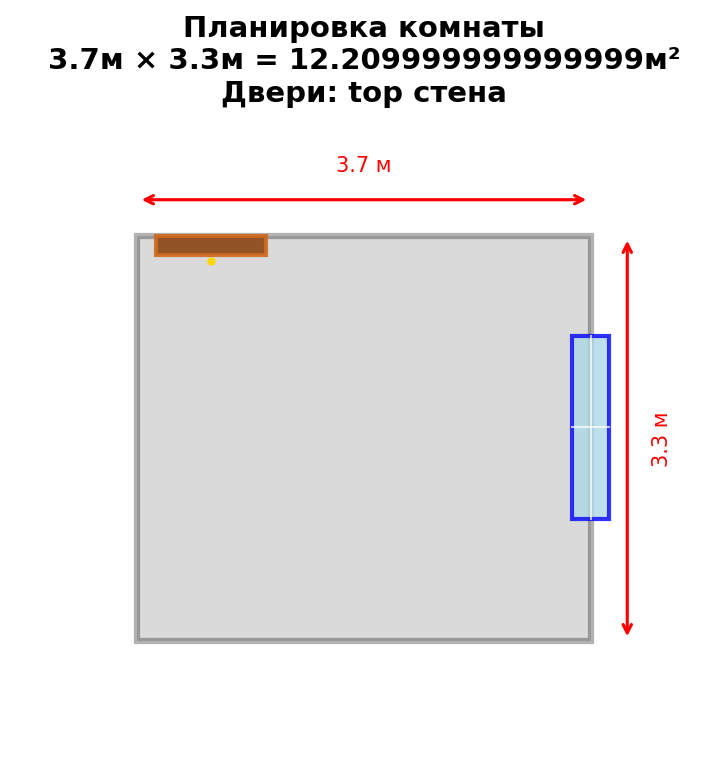
#> input picture floorplan.png, 727 x 778 px
$ python -i door_detector.py   (imports and definitions only)   (older library calls are emulated)
#> lines starting #> are read from the running program, lines starting #| are printed output that depends on the picture; after the words box and inside, x2 and y2 are one past the last pixel; in counts of white or black regions, pixels touching at a corner belong together
#> further down, picture is the input picture: shape (778, 727, 3); mean B, G, R 234.4, 233.9, 235.4
import cv2
import numpy as np
from typing import List, Dict, Tuple
from dataclasses import dataclass


@dataclass
class DetectedDoor:
    """Обнаруженная дверь на фото."""
    x: int
    y: int
    width: int
    height: int
    confidence: float
    wall_position: str  # 'left', 'right', 'center' (для определения стены)
    is_valid: bool = True
    has_glass: bool = False
    is_open: bool = False


class DoorDetectorCV:
    """
    Детектор дверей на фотографиях с использованием компьютерного зрения.
    """

    def __init__(self, min_area=30000, max_area=300000):
        """
        Args:
            min_area: Минимальная площадь двери в пикселях
            max_area: Максимальная площадь двери в пикселях
        """
        self.min_area = min_area
        self.max_area = max_area

        # Типичные параметры двери
        self.typical_door = {
            'aspect_ratio': (1.5, 3.5),  # Высота/ширина
            'relative_height': (0.5, 0.9),  # Относительная высота на фото
            'wall_margin': 0.1  # Отступ от края стены
        }

    def detect_doors(self, image: np.ndarray) -> List[DetectedDoor]:
        """
        Обнаружение дверей на изображении.

        Args:
            image: Изображение в формате BGR (OpenCV)

        Returns:
            Список обнаруженных дверей
        """
        gray = cv2.cvtColor(image, cv2.COLOR_BGR2GRAY)
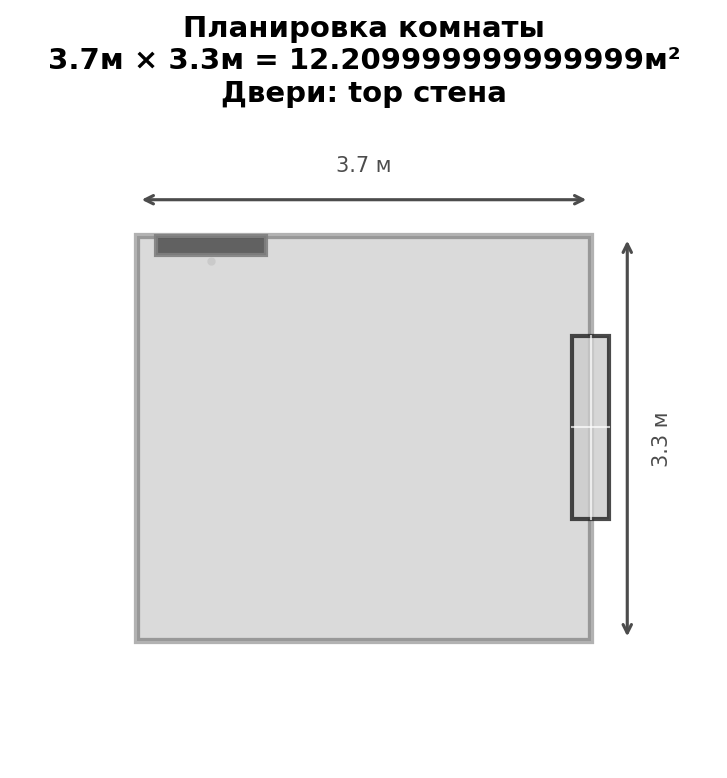
#> gray: shape (778, 727); min 0, max 255, mean 234.4
        img_height, img_width = image.shape[:2]
#> img_height = 778; img_width = 727

        # 1. Детекция вертикальных и горизонтальных линий (каркас двери)
        edges = cv2.Canny(gray, 50, 150)
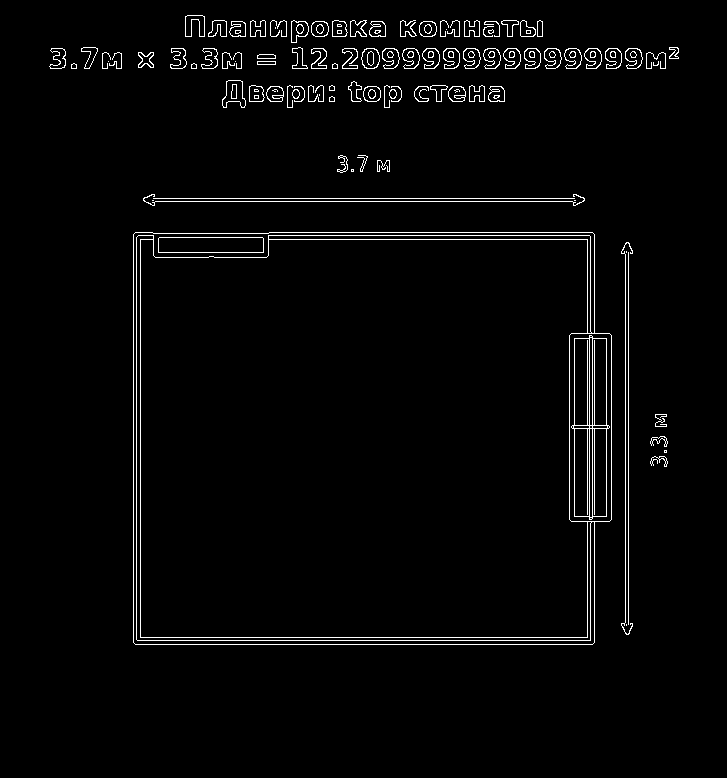
#> edges: shape (778, 727); 2.5% white in thin lines or dots, all inside (x1, y1, x2, y2) = (49, 15, 679, 645)

        # 2. Поиск прямоугольных контуров
        contours, _ = cv2.findContours(edges, cv2.RETR_EXTERNAL, cv2.CHAIN_APPROX_SIMPLE)
#> contours = 96 contours, 34 with area under 20; largest, box (x1, y1, x2, y2) and area: (133, 232, 612, 645) 193001, (222, 80, 246, 108) 409, (361, 48, 380, 69) 302, (291, 20, 309, 43) 272, (185, 15, 205, 37) 262

        doors = []

        # 3. Анализ яркости для поиска проемов (дверь обычно темнее стены или светлее)
        brightness = np.mean(gray)
#> brightness = 234.4

        # 4. Поиск областей с текстурой дерева/металла (для дверей)
        # Используем градиенты для детекции вертикальных линий
        sobel_x = cv2.Sobel(gray, cv2.CV_64F, 1, 0, ksize=3)
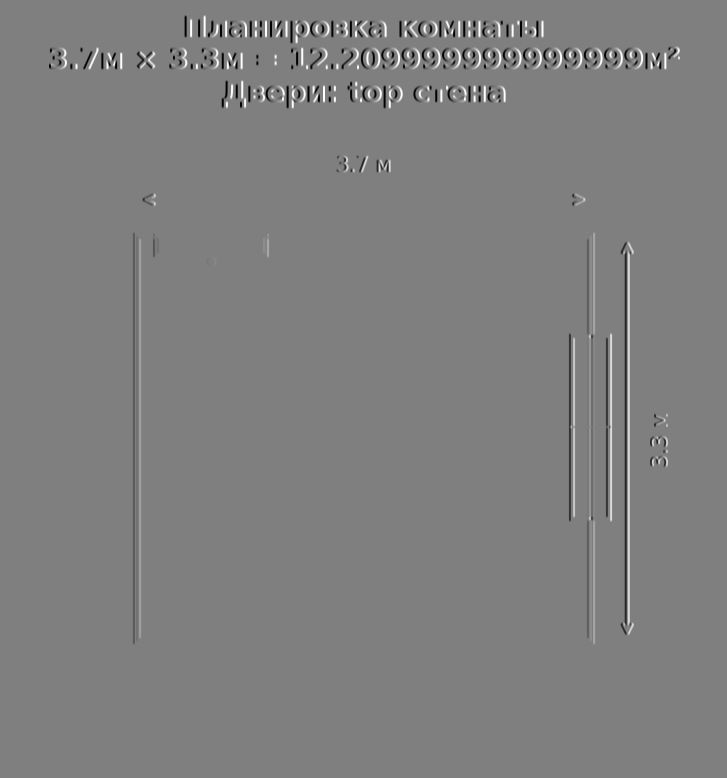
#> sobel_x: shape (778, 727) float64; min -1020, max 1020, mean 0; drawn with min black and max white
        sobel_y = cv2.Sobel(gray, cv2.CV_64F, 0, 1, ksize=3)
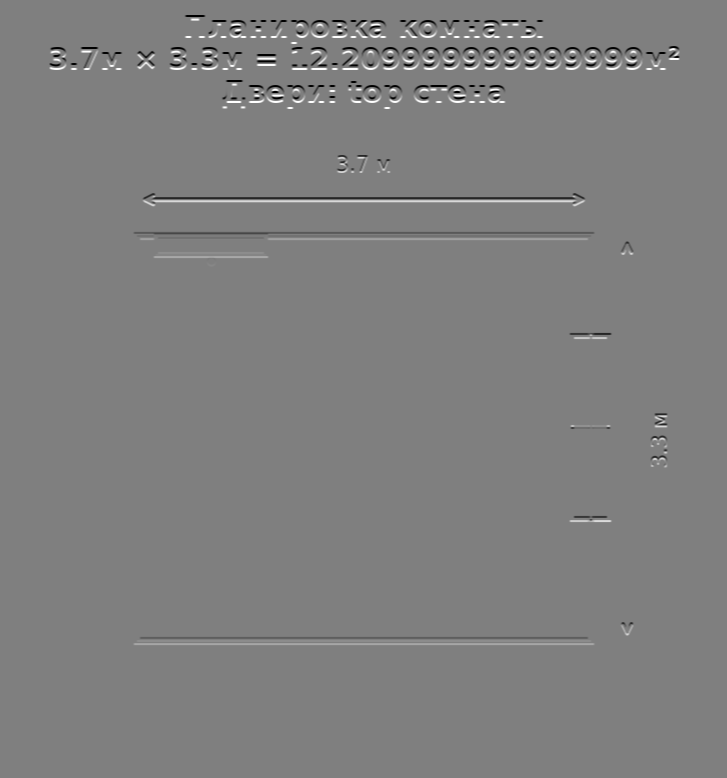
#> sobel_y: shape (778, 727) float64; min -1020, max 1020, mean 0; drawn with min black and max white
        magnitude = np.sqrt(sobel_x ** 2 + sobel_y ** 2)
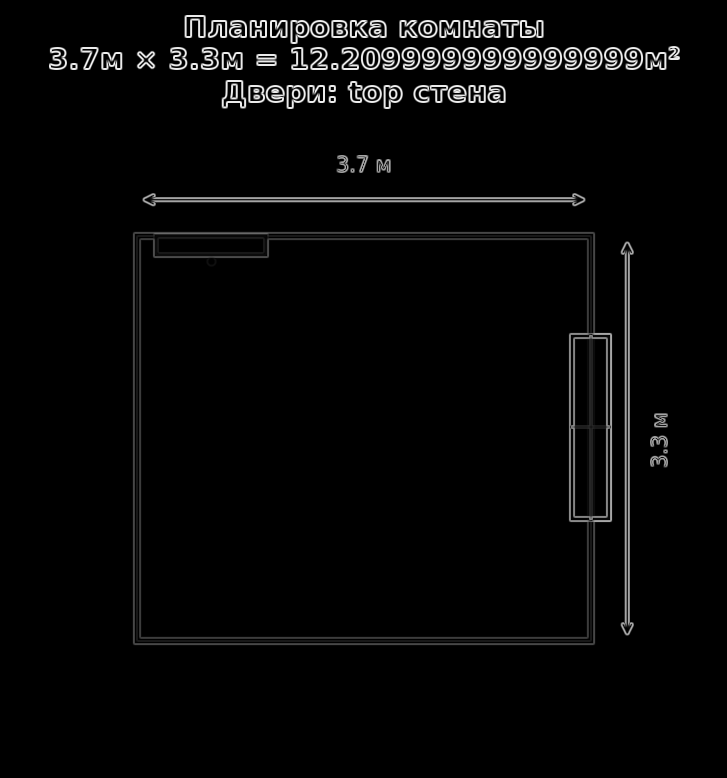
#> magnitude: shape (778, 727) float64; min 0, max 1104.7, mean 29.6; drawn with min black and max white

        # 5. Анализ каждого контура
        for contour in contours:
            # Аппроксимация контура
            epsilon = 0.02 * cv2.arcLength(contour, True)
            approx = cv2.approxPolyDP(contour, epsilon, True)

            # Дверь должна иметь 4 угла (прямоугольник)
            if len(approx) != 4:
                continue

            x, y, w, h = cv2.boundingRect(approx)
            area = w * h

            # Проверка площади
            if not (self.min_area < area < self.max_area):
                continue

            # Проверка соотношения сторон (дверь выше чем шире)
            aspect = h / float(w) if w > 0 else 0
            if not (self.typical_door['aspect_ratio'][0] < aspect < self.typical_door['aspect_ratio'][1]):
                continue

            # Проверка относительной высоты (дверь от пола до потолка или чуть ниже)
            relative_y_top = y / img_height
            relative_y_bottom = (y + h) / img_height

            if relative_y_bottom < 0.6:  # Дверь не может быть слишком высоко
                continue

            # Проверка заполненности контура
            rect_area = w * h
            contour_area = cv2.contourArea(contour)
            fill_ratio = contour_area / rect_area if rect_area > 0 else 0

            # Дверь должна быть достаточно заполнена (не просто рамка)
            if fill_ratio < 0.4:
                continue

            # Определение стены по горизонтальной позиции
            center_x = x + w / 2
            if center_x < img_width * 0.25:
                wall_position = 'left'
            elif center_x > img_width * 0.75:
                wall_position = 'right'
            else:
                wall_position = 'center'

            # Анализ ROI для определения типа двери
            roi = gray[y:y + h, x:x + w]
            roi_magnitude = magnitude[y:y + h, x:x + w]

            # 6. Детекция стеклянной двери (более светлая, меньше градиентов)
            mean_brightness = np.mean(roi)
            mean_gradient = np.mean(roi_magnitude)

            has_glass = False
            if mean_brightness > brightness * 1.1:  # Светлее среднего
                has_glass = True

            # 7. Детекция открытой двери (поиск угла)
            is_open = self._detect_open_door(contour, approx, w, h)

            # 8. Расчет уверенности
            confidence = self._calculate_confidence(
                aspect, fill_ratio, mean_gradient,
                relative_y_top, relative_y_bottom, area
            )

            is_valid = confidence > 0.35

            doors.append(DetectedDoor(
                x=x, y=y, width=w, height=h,
                confidence=confidence,
                wall_position=wall_position,
                is_valid=is_valid,
                has_glass=has_glass,
                is_open=is_open
            ))
#> this loop made 96 passes
#> epsilon on passes 2, 4, 5, 15, 16, 17, 18, 20, 21, 22, 23, 24: 1.96, 1.44, 2.62, 2.62, 1.75, 2.25, 0.377, 0.546, 0.546, 1.24, 1.13, 2.61
#> (epsilon, approx) on passes 1, 6, 7, 8, 10, 11: (0.04, [[626, 624], [626, 625]]), (14.88, [[628, 252], [628, 624]]), (0.04, [[626, 251], [626, 252]]), (17.55, [[626, 242], [628, 634]]), (0.04, [[574, 200], [575, 200]]), (0.04, [[152, 200], [153, 200]])
#> after the loop, doors = []

        # Сортировка по уверенности и удаление пересекающихся
        doors.sort(key=lambda d: d.confidence, reverse=True)
        valid_doors = [d for d in doors if d.is_valid]
#> valid_doors = []

        # Если не нашли валидных, берем лучший кандидат
        if len(valid_doors) == 0 and len(doors) > 0:
            best = doors[0]
            best.confidence *= 0.6
            best.is_valid = True
            valid_doors = [best]

        return self._remove_overlapping(valid_doors)

    # [54 lines left out: functions _detect_open_door, _calculate_confidence, not called in this run]

    def _remove_overlapping(self, doors: List[DetectedDoor], iou_threshold=0.4) -> List[DetectedDoor]:
        """Удаление пересекающихся дверей."""
        if len(doors) <= 1:
            return doors

        keep = []
        for d1 in doors:
            overlap = False
            for d2 in keep:
                if self._iou(d1, d2) > iou_threshold:
                    overlap = True
                    break
            if not overlap:
                keep.append(d1)
        return keep

    # [166 lines left out: functions _iou, analyze_multiple_images, map_door_to_floorplan, _find_best_door_position, not called in this run]

>>> import cv2
>>> picture = cv2.imread('floorplan.png')
>>> result = DoorDetectorCV().detect_doors(picture)
#> result = []
